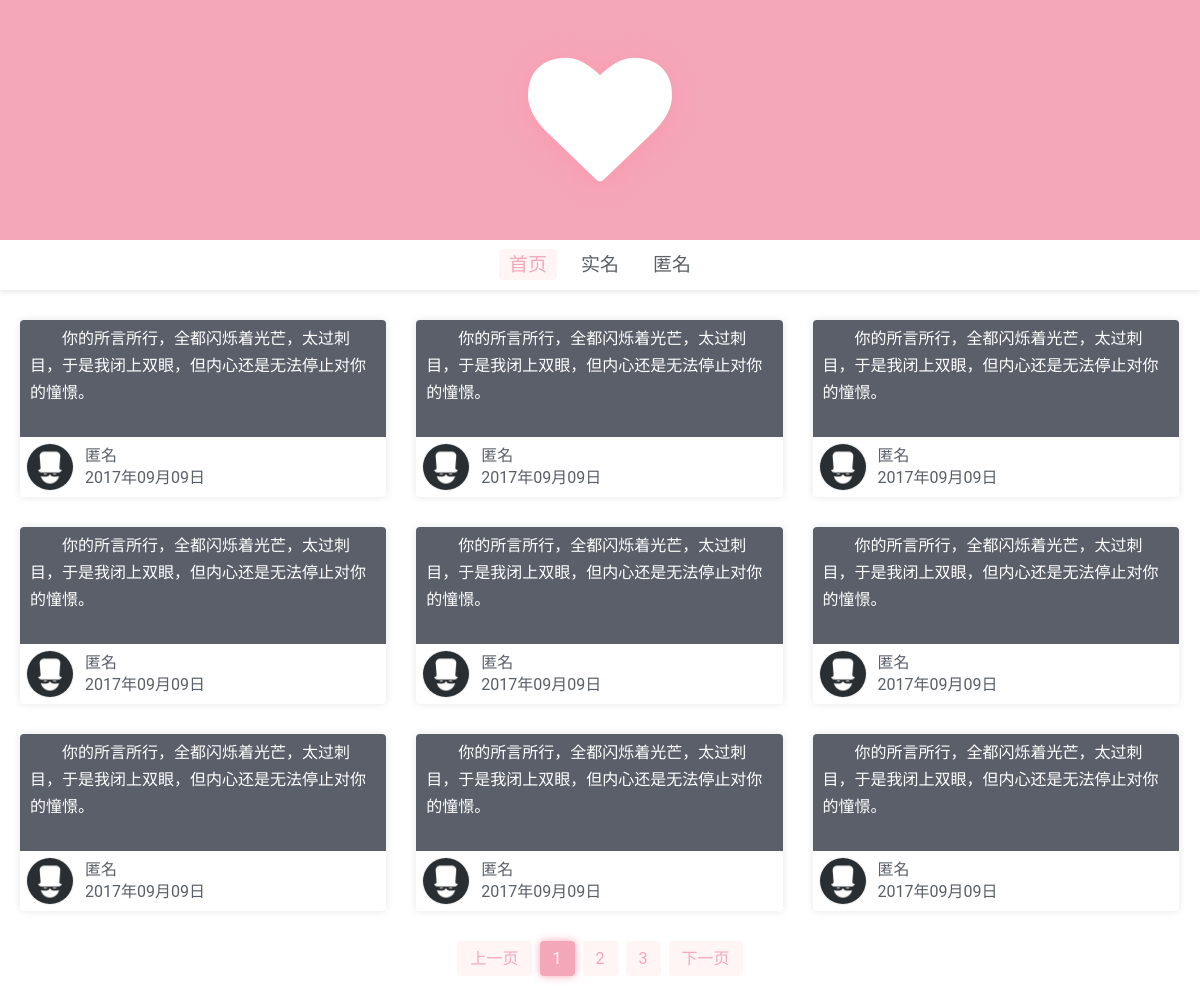
The page / on the database its author committed.
### tables this page shows
CREATE TABLE `contents` (
  `id` int(255) NOT NULL,
  `date` int(255) NOT NULL,
  `text` text NOT NULL,
  `sex` varchar(1) NOT NULL,
  `qq` text NOT NULL,
  `ip` text NOT NULL,
  `mous` int(1) NOT NULL,
  `name` varchar(11) NOT NULL
);

### index.php (called while the page is built, shortened)
<?php
require_once("require/function.php");
require_once("content/index.php");
?>

### require/content-function.php (the view, shortened to what this page needs)
<?php
function  do_html_head ($title){
	echo '        <link href="//cdn.bootcss.com/font-awesome/4.7.0/css/font-awesome.css" rel="stylesheet">'."\n";
}
function  do_html_content ($page,$mous){
	$conn=new mysqli(get_mysql ("mysql"),get_mysql ("name"),get_mysql ("password"),get_mysql ("name"));
	if($page==""){
	    $limit=0;
	}else{
	    $limit=$page*9-9;
	}
	if ($mous==""){
	    $sql="SELECT * FROM contents ORDER BY date DESC LIMIT $limit,9";
	    $result=$conn->query ($sql);
		while ($row=$result->fetch_assoc ()){
			if ($row["sex"]==0){
				echo '<div class="item">';
			}
			elseif ($row["sex"]==1){
				echo '<div class="item boy">';
			}
			elseif ($row["sex"]==2){
				echo '<div class="item girl">';
			}
			echo '<article>'.$row["text"].'</article>';
			echo '<div class="author">';
			if ($row["mous"]==0){
				echo '<img class="avatar" src="//q1.qlogo.cn/g?b=qq&nk='.$row["qq"].'&s=100">';
				echo '<p class="name">'.$row["name"].'</p>';
			}else {
				echo '<img class="avatar" src="/static/img/mous.jpg">';
				echo '<p class="name">匿名</p>';
			}
			echo '<p class="date">'.date("Y年m月d日",$row["date"]).'</p>';
			echo '</div>';
			echo '</div>';
		}
	}
}
function  do_html_pages ($page,$mous){
    if($page==""){
        $page=1;
    }
	$conn=new mysqli(get_mysql ("mysql"),get_mysql ("name"),get_mysql ("password"),get_mysql ("name"));
	$x=0;
	if ($mous==""){
	    $sql="SELECT * FROM contents";
	    $result=$conn->query ($sql);
		while ($row=$result->fetch_assoc ()){
		    $x+=1;
		}
	}
	else {
	    $sql="SELECT * FROM contents WHERE mous=$mous";
	    $result=$conn->query ($sql);
		while ($row=$result->fetch_assoc ()){
			$x+=1;
		}
	}
	$allpages=ceil($x/9);
	if($page == 1){
		$lastpage = $allpages;
	}else{
	    $lastpage = $page -1;
	}
    echo '<a href="/mous'.$mouss.'/page/'.$lastpage.'">上一页</a>';
    $page_3 = $page+1;
	$page_4 = $page+2;
	$page_rest = $allpages - $page;
	echo '<a class="active">'.$page.'</a>';
	if($page_rest > 0){
		echo '<a href="/mous'.$mouss.'/page/'.$page_3.'">'.$page_3.'</a>';
	}
	if($page_rest > 1){
		echo '<a href="/mous'.$mouss.'/page/'.$page_4.'">'.$page_4.'</a>';
	}
	if($page == $allpages){
		$nextpage = 1;
	}else{
		$nextpage = $page +1;
	}
	echo '<a href="/mous'.$mouss.'/page/'.$nextpage.'">下一页</a>';
}
?>

### content/index.php (shortened to what this page needs)
<!DOCTYPE html>
<html>
    <head>
        <?php do_html_head(""); ?>
        <?php echo get_static_css ("i"); ?>
    </head>
    <body>
        <div id="header">
            <?php get_require_content("header"); ?>
            <?php get_require_content("menu"); ?>
        </div>
        <div id="content">
            <?php get_require_content("content"); ?>
        </div>
    </body>
</html>

### require/function.php (shortened to what this page needs)
<?php
function get_require_content($name) {
    require_once(Root_Path."/content/".$name.".php");
}
function get_static_css ($name) {
    return '<link href="//'.$_SERVER['HTTP_HOST'].'/static/css/'.$name.'.css" rel="stylesheet">'."\n";
}
?>

### content/header.php (shortened to what this page needs)
<div class="header">
    <div class="heart"></div>
</div>

### content/menu.php
<div class="menu">
    <div class="container">
        <nav>
            <a href="/" <?php if(Mous == ""){ echo 'class="active"';}?>>首页</a>
            <a href="/mous/0" <?php if(Mous == "0"){ echo 'class="active"';}?>>实名</a>
            <a href="/mous/1" <?php if(Mous == "1"){ echo 'class="active"';}?>>匿名</a>
        </nav>
    </div>
</div>

### content/content.php
<div class="container">
    <div class="list-item">
        <?php do_html_content(Page,Mous); ?>
    </div>
    <div class="list-pages">
        <?php do_html_pages (Page,Mous); ?>
    </div>
</div>

### static/css/i.css (style rules this page uses)
* { font-family:'Roboto', 'Helvetica', 'Arial', sans-serif; }
a { text-decoration: none; }
body { margin: 0; }
.container { width: 1160px; margin-left: auto; margin-right: auto; position: relative; }
#header .header { width: 100%; height: 240px; line-height: 240px; text-align: center; font-size: 9em; background: #F4A7B9; position: relative; overflow: hidden; }
#header .header .heart:before { content:"\f004"; color: #fff; text-shadow: 0 5px 30px #fb99ae; font-family: FontAwesome; }
#header .header .heart { position: relative; z-index: 10; }
#header .menu { height: 50px; line-height: 50px; text-align: center; background: #fff; color: #5b6064; box-shadow: 0 2px 5px rgba(0, 0, 0, .1); }
#header .menu nav a { padding: 4px 10px; margin: 5px; cursor: pointer; border-radius: 4px; color: #5b6064; font-size: 19px; }
#header .menu nav .active { color: #F4A7B9; background: #fff5f5; }
#content .list-item::after { content:""; clear: both; display: block; }
#content .list-item .item { margin-top: 30px; transition: all .35s; float: left; width: calc(33.3% - 20px); margin-right: 30px; box-shadow: 0 0 8px rgba(0, 0, 0, .1); border-radius: 4px; cursor: pointer; -webkit-animation:wish-appear .6s; animation:wish-appear .6s; -webkit-animation-fill-mode:both; animation-fill-mode:both }
#content .list-item .item:last-child { margin-bottom: 30px; }
#content .list-item .item:nth-child(9n+2) { -webkit-animation-delay: .15s; animation-delay: .15s; }
#content .list-item .item:nth-child(9n+3) { -webkit-animation-delay: .3s; animation-delay: .3s; }
#content .list-item .item:nth-child(9n+4) { -webkit-animation-delay: .6s; animation-delay: .6s; }
#content .list-item .item:nth-child(9n+5) { -webkit-animation-delay: .75s; animation-delay: .75s; }
#content .list-item .item:nth-child(9n+6) { -webkit-animation-delay: .9s; animation-delay: .9s; }
#content .list-item .item:nth-child(9n+7) { -webkit-animation-delay: 1.05s; animation-delay: 1.05s; }
#content .list-item .item:nth-child(9n+8) { -webkit-animation-delay: 1.2s; animation-delay: 1.2s; }
#content .list-item .item:nth-child(9n+9) { -webkit-animation-delay: 1.35s; animation-delay: 1.35s; }
#content .list-item .item article { padding: 5px 10px; color: #fff; background: #5a5f69; border-radius: 4px 4px 0 0; line-height: 27px; height: 106px; text-indent: 2em; display: -webkit-box; -webkit-box-orient: vertical; -webkit-line-clamp: 4; overflow: hidden; }
#content .list-item .item .author { transition: all .35s; position: relative; height: 60px; color: #5a5f69; border-top: 1px solid #5a5f69; }
#content .list-item .item .author .avatar { height: 46px; width: 46px; margin: 7px; background: #fff; border-radius: 100%; box-shadow: 0 0 0 1px #eee; }
#content .list-item .item .author p { height: 20px; line-height: 20px; padding-left: 5px; padding-right: 5px; width: calc(100% - 100px); left: 60px; position: absolute; font-size: 16px; margin: 0; overflow: hidden; text-overflow: ellipsis; white-space: nowrap; }
#content .list-item .item .author .name { top: 0; padding-top: 9px; }
#content .list-item .item .author .date { bottom: 0; padding-bottom: 9px; }
#content .list-item .item:nth-child(3n+3) { margin-right: 0; }
#content .list-pages { margin-bottom: 30px; text-align: center; }
#content .list-pages a:first-child, #content .list-pages a:last-child { width: auto; padding: 0 13px; }
#content .list-pages a { text-align: center; width: 35px; margin: 0 4px; border-radius: 4px; display: inline-block; height: 35px; color: #F4A7B9; background: #fff5f5; line-height: 35px; }
#content .list-pages .active { color: #fff; background: #F4A7B9; box-shadow: 0 0 8px #F4A7B9; }

### rows shown on the page
contents: text "你的所言所行，全都闪烁着光芒，太过刺目，于是我闭上双眼，但内心还是无法停止对你的憧憬。", mous 1 (drawn), date "2017年09月09日"
contents: text "你的所言所行，全都闪烁着光芒，太过刺目，于是我闭上双眼，但内心还是无法停止对你的憧憬。", mous 1 (drawn), date "2017年09月09日"
contents: text "你的所言所行，全都闪烁着光芒，太过刺目，于是我闭上双眼，但内心还是无法停止对你的憧憬。", mous 1 (drawn), date "2017年09月09日"
contents: text "你的所言所行，全都闪烁着光芒，太过刺目，于是我闭上双眼，但内心还是无法停止对你的憧憬。", mous 1 (drawn), date "2017年09月09日"
contents: text "你的所言所行，全都闪烁着光芒，太过刺目，于是我闭上双眼，但内心还是无法停止对你的憧憬。", mous 1 (drawn), date "2017年09月09日"
contents: text "你的所言所行，全都闪烁着光芒，太过刺目，于是我闭上双眼，但内心还是无法停止对你的憧憬。", mous 1 (drawn), date "2017年09月09日"
contents: text "你的所言所行，全都闪烁着光芒，太过刺目，于是我闭上双眼，但内心还是无法停止对你的憧憬。", mous 1 (drawn), date "2017年09月09日"
contents: text "你的所言所行，全都闪烁着光芒，太过刺目，于是我闭上双眼，但内心还是无法停止对你的憧憬。", mous 1 (drawn), date "2017年09月09日"
contents: text "你的所言所行，全都闪烁着光芒，太过刺目，于是我闭上双眼，但内心还是无法停止对你的憧憬。", mous 1 (drawn), date "2017年09月09日"

### other values the page prints
$page "1"
$page_3 "2"
$page_4 "3"
